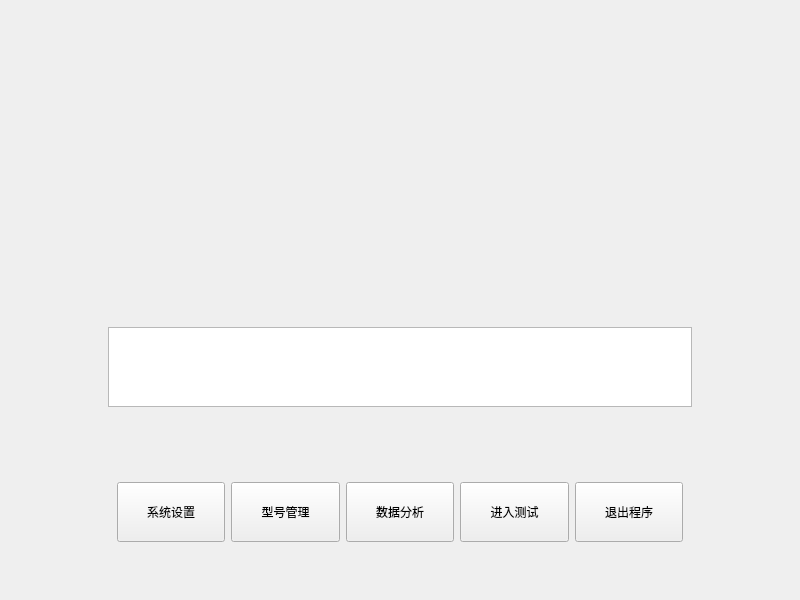
<?xml version="1.0" encoding="UTF-8"?>
<ui version="4.0">
 <class>WinHome</class>
 <widget class="QWidget" name="WinHome">
  <property name="geometry">
   <rect>
    <x>0</x>
    <y>0</y>
    <width>800</width>
    <height>600</height>
   </rect>
  </property>
  <property name="windowTitle">
   <string>Form</string>
  </property>
  <layout class="QVBoxLayout" name="verticalLayout">
   <property name="leftMargin">
    <number>0</number>
   </property>
   <property name="topMargin">
    <number>0</number>
   </property>
   <property name="rightMargin">
    <number>0</number>
   </property>
   <property name="bottomMargin">
    <number>0</number>
   </property>
   <item>
    <widget class="QStackedWidget" name="desktop">
     <property name="currentIndex">
      <number>0</number>
     </property>
     <widget class="QWidget" name="MainPage">
      <layout class="QVBoxLayout" name="verticalLayout_2">
       <property name="leftMargin">
        <number>0</number>
       </property>
       <property name="topMargin">
        <number>0</number>
       </property>
       <property name="rightMargin">
        <number>0</number>
       </property>
       <property name="bottomMargin">
        <number>0</number>
       </property>
       <item>
        <widget class="QWidget" name="WidgetHome" native="true">
         <layout class="QGridLayout" name="gridLayout" rowstretch="8,2,0,0,1,0" columnstretch="1,1,1,1,1,1,1,1">
          <item row="2" column="3" colspan="2">
           <widget class="QLabel" name="titleVn">
            <property name="sizeIncrement">
             <size>
              <width>0</width>
              <height>44</height>
             </size>
            </property>
            <property name="alignment">
             <set>Qt::AlignCenter</set>
            </property>
           </widget>
          </item>
          <item row="4" column="7">
           <widget class="QWidget" name="WidgetBtnRight" native="true">
            <property name="styleSheet">
             <string notr="true">background-color: rgba(0,0,0,0)</string>
            </property>
            <layout class="QGridLayout" name="gridLayout_2">
             <item row="0" column="0">
              <widget class="QLabel" name="IconSql">
               <property name="maximumSize">
                <size>
                 <width>60</width>
                 <height>60</height>
                </size>
               </property>
               <property name="text">
                <string/>
               </property>
               <property name="scaledContents">
                <bool>true</bool>
               </property>
              </widget>
             </item>
             <item row="0" column="1">
              <widget class="QLabel" name="IconNet">
               <property name="maximumSize">
                <size>
                 <width>40</width>
                 <height>40</height>
                </size>
               </property>
               <property name="text">
                <string/>
               </property>
               <property name="scaledContents">
                <bool>true</bool>
               </property>
              </widget>
             </item>
            </layout>
           </widget>
          </item>
          <item row="3" column="3" colspan="2">
           <spacer name="verticalSpacer_2">
            <property name="orientation">
             <enum>Qt::Vertical</enum>
            </property>
            <property name="sizeHint" stdset="0">
             <size>
              <width>20</width>
              <height>40</height>
             </size>
            </property>
           </spacer>
          </item>
          <item row="5" column="3" colspan="2">
           <spacer name="SpacerBottom">
            <property name="orientation">
             <enum>Qt::Vertical</enum>
            </property>
            <property name="sizeHint" stdset="0">
             <size>
              <width>20</width>
              <height>40</height>
             </size>
            </property>
           </spacer>
          </item>
          <item row="0" column="3" colspan="2">
           <spacer name="verticalSpacer">
            <property name="orientation">
             <enum>Qt::Vertical</enum>
            </property>
            <property name="sizeHint" stdset="0">
             <size>
              <width>20</width>
              <height>40</height>
             </size>
            </property>
           </spacer>
          </item>
          <item row="4" column="0">
           <widget class="QWidget" name="WidgetBtnLeft" native="true">
            <property name="styleSheet">
             <string notr="true">background-color: rgba(0,0,0,0)</string>
            </property>
           </widget>
          </item>
          <item row="1" column="1" colspan="6">
           <widget class="QTextBrowser" name="Text"/>
          </item>
          <item row="4" column="1" colspan="6">
           <widget class="QWidget" name="widget" native="true">
            <layout class="QHBoxLayout" name="horizontalLayout">
             <item>
              <widget class="QPushButton" name="btnSyst">
               <property name="enabled">
                <bool>true</bool>
               </property>
               <property name="sizePolicy">
                <sizepolicy hsizetype="Expanding" vsizetype="Expanding">
                 <horstretch>0</horstretch>
                 <verstretch>0</verstretch>
                </sizepolicy>
               </property>
               <property name="minimumSize">
                <size>
                 <width>97</width>
                 <height>60</height>
                </size>
               </property>
               <property name="text">
                <string>系统设置</string>
               </property>
              </widget>
             </item>
             <item>
              <widget class="QPushButton" name="btnType">
               <property name="enabled">
                <bool>true</bool>
               </property>
               <property name="sizePolicy">
                <sizepolicy hsizetype="Expanding" vsizetype="Expanding">
                 <horstretch>0</horstretch>
                 <verstretch>0</verstretch>
                </sizepolicy>
               </property>
               <property name="minimumSize">
                <size>
                 <width>97</width>
                 <height>60</height>
                </size>
               </property>
               <property name="text">
                <string>型号管理</string>
               </property>
              </widget>
             </item>
             <item>
              <widget class="QPushButton" name="btnData">
               <property name="enabled">
                <bool>true</bool>
               </property>
               <property name="sizePolicy">
                <sizepolicy hsizetype="Expanding" vsizetype="Expanding">
                 <horstretch>0</horstretch>
                 <verstretch>0</verstretch>
                </sizepolicy>
               </property>
               <property name="minimumSize">
                <size>
                 <width>97</width>
                 <height>60</height>
                </size>
               </property>
               <property name="text">
                <string>数据分析</string>
               </property>
              </widget>
             </item>
             <item>
              <widget class="QPushButton" name="btnTest">
               <property name="enabled">
                <bool>true</bool>
               </property>
               <property name="sizePolicy">
                <sizepolicy hsizetype="Expanding" vsizetype="Expanding">
                 <horstretch>0</horstretch>
                 <verstretch>0</verstretch>
                </sizepolicy>
               </property>
               <property name="minimumSize">
                <size>
                 <width>97</width>
                 <height>60</height>
                </size>
               </property>
               <property name="text">
                <string>进入测试</string>
               </property>
              </widget>
             </item>
             <item>
              <widget class="QPushButton" name="btnQuit">
               <property name="sizePolicy">
                <sizepolicy hsizetype="Expanding" vsizetype="Expanding">
                 <horstretch>0</horstretch>
                 <verstretch>0</verstretch>
                </sizepolicy>
               </property>
               <property name="minimumSize">
                <size>
                 <width>97</width>
                 <height>44</height>
                </size>
               </property>
               <property name="text">
                <string>退出程序</string>
               </property>
              </widget>
             </item>
            </layout>
           </widget>
          </item>
         </layout>
        </widget>
       </item>
      </layout>
     </widget>
    </widget>
   </item>
  </layout>
 </widget>
 <resources/>
 <connections/>
</ui>
